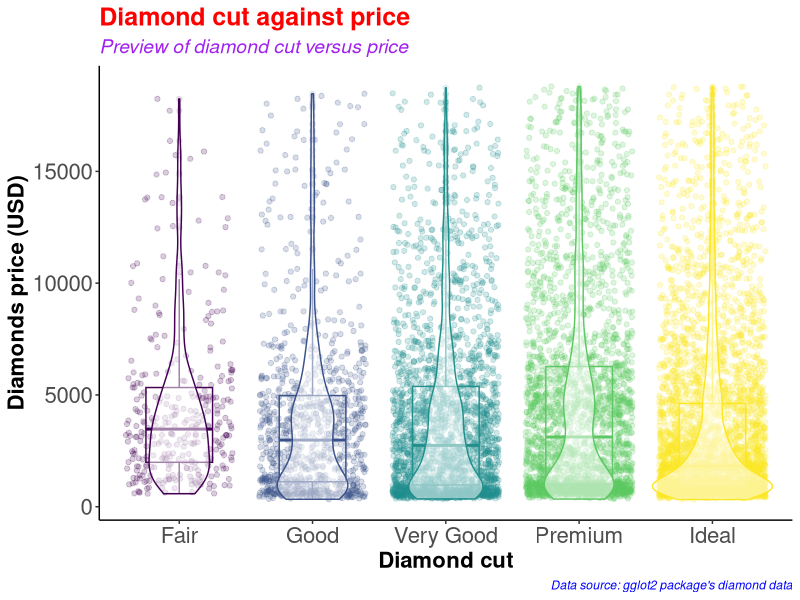
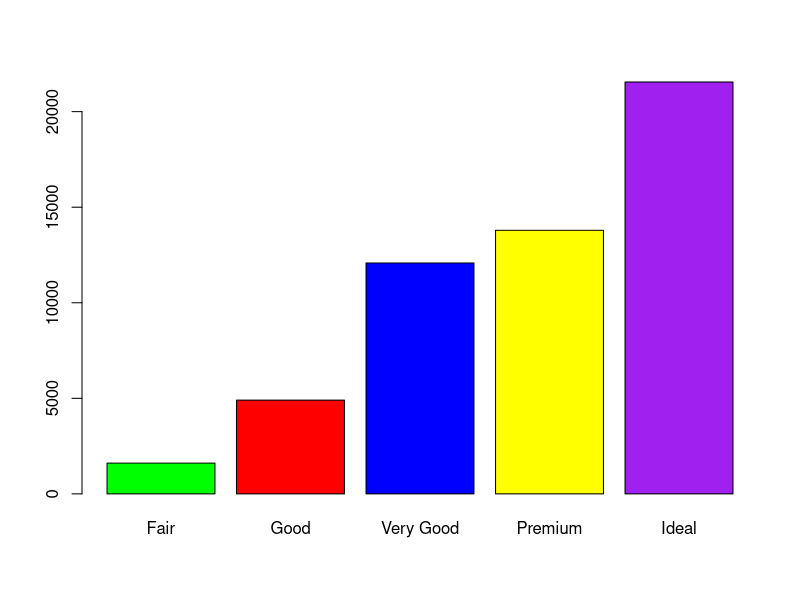
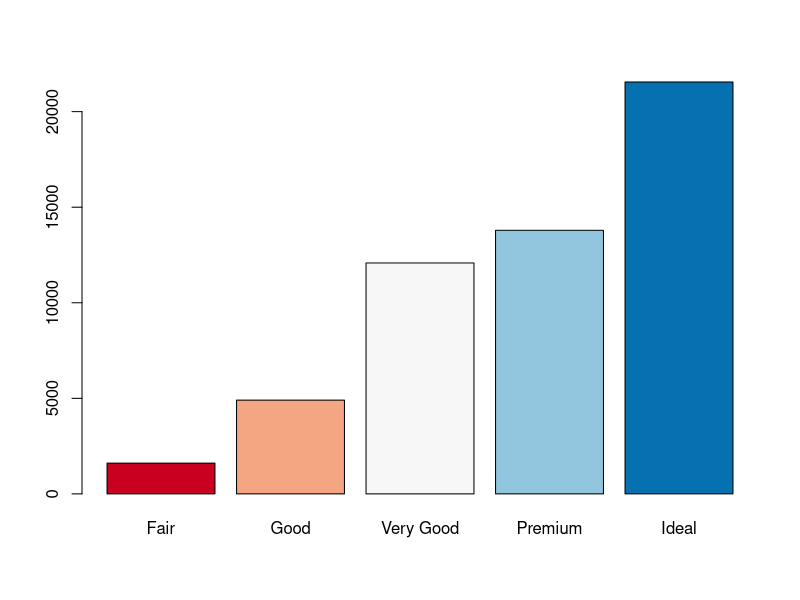
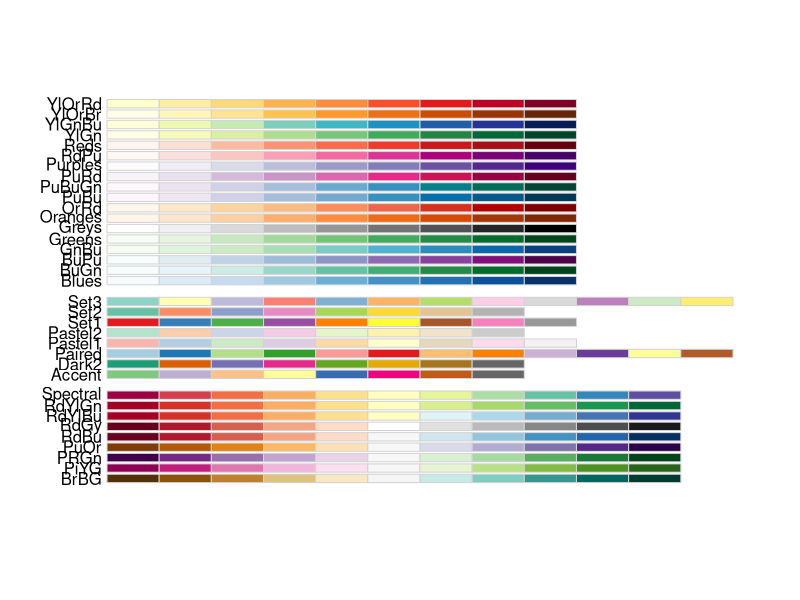
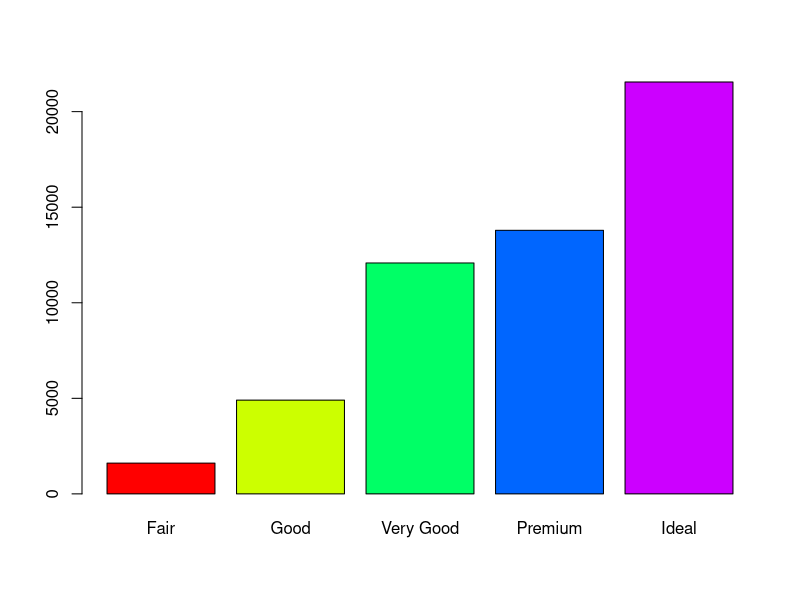
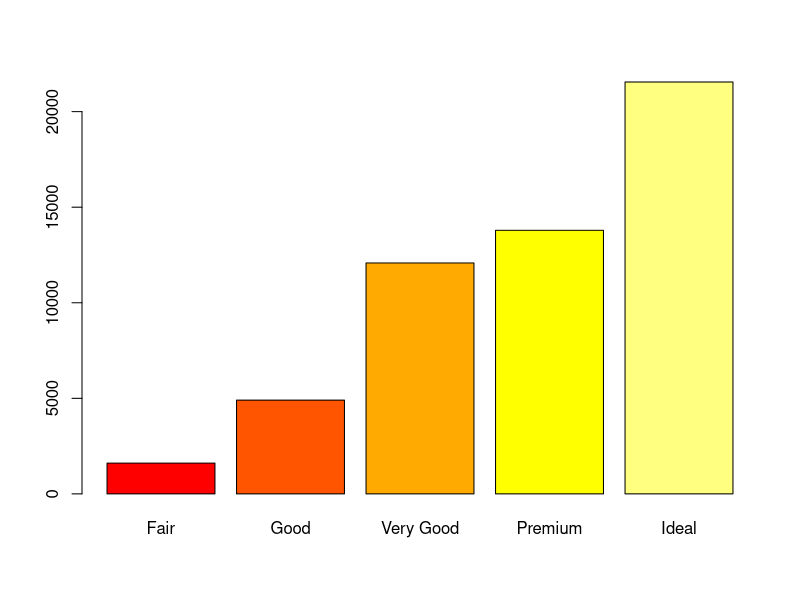
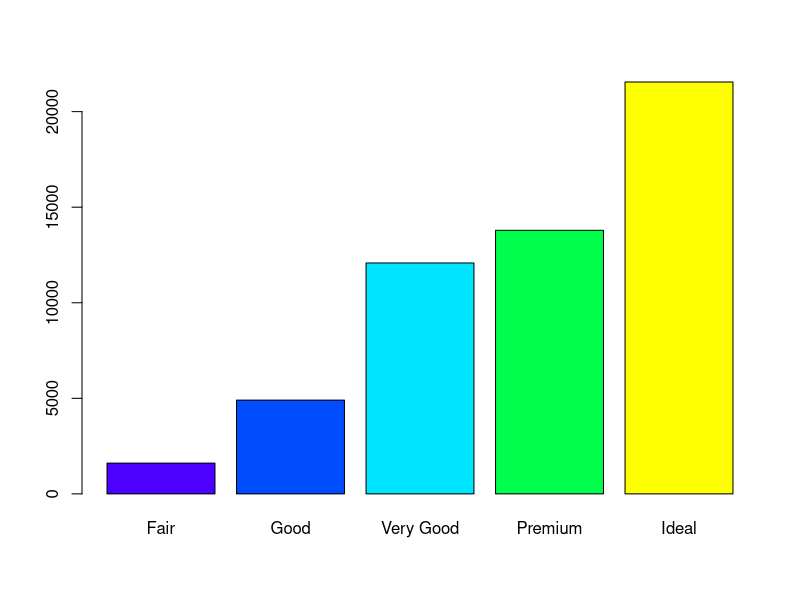
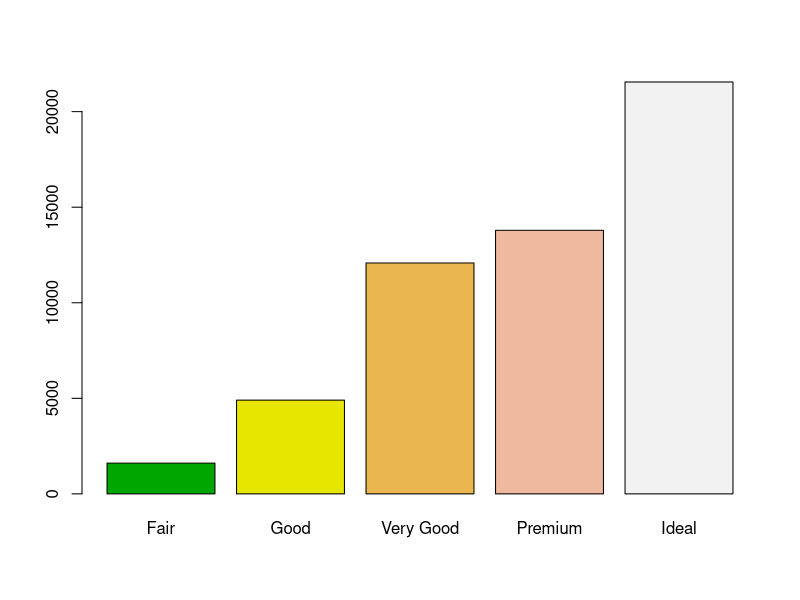

The R source for these figures, in order:
#########################################
# Name: Wyclife Agumba Oluoch           #   
# E-mail: wyclifeoluoch@gmail.com       #
# GitHub: https://github.com/Wycology   #
# Task: Boxplot and violin plots in one #
# Date: 4th Jan 2021                    #
# Last edited: 14th June 2021           #
#########################################

# Loading the necessary libraries for the project

library(tidyverse) # This is for data wrangling and plotting.
library(RColorBrewer) # This is for generating color pallets for the plots.

diamonds_df <- diamonds # Saving the diamonds data-set to a new object in R.

head(diamonds) # Checking the variables in the data-set for subsequent analyses
nrow(diamonds) # Checking for the number of rows in the data. 53940 observations
ncol(diamonds) # Checking the number of variables in the data-set. 10 variables

diamonds_df %>% # Picking the diamonds data, and then
  slice_sample(n = 0.2*(nrow(diamonds))) %>% # Picking a portion of the data-set
  ggplot(aes(x = cut, y = price, color = cut)) + # Adding the mapping variables
  geom_point(position = "jitter", alpha = 0.2) + # Adding jitter and alpha
  geom_boxplot(alpha = 0.1, width = 0.5) + # Modifying dimensions of the boxplot 
  geom_violin(alpha = 0.5) + # Adding violin plot on top of the box and jitter
  theme_classic() + # Adding my preferred theme for publication.
  theme(legend.position = "none") + # Removing the legend; it is on the x-axis
  labs(x = "Diamond cut", # Labels the x-axis.
       y = "Diamonds price (USD)", # Labeling the y-axis
       title = "Diamond cut against price", # Setting tibble of the plot
       subtitle = "Preview of diamond cut versus price", # Descriptive title beneath TITLE
       caption = "Data source: gglot2 package's diamond data") +
  theme(axis.text = element_text(size=16), # Size of labels on tick-marks
        axis.title = element_text(size=16,face="bold")) + # Size of axis labels
  theme(plot.title = element_text(color = 'red', size = 18, face = 'bold'),
        plot.subtitle = element_text(color = 'purple', size = 14, face = 'italic'),
        plot.caption = element_text(color = 'blue', face = 'italic'))

diamonds %>% # Picking the diamonds data, and then
  filter(cut == 'Very Good') %>% # Picking the very good cut 
  nrow() # counting the number of rows with very good cut

diamonds %>% 
  select(cut) %>% 
  table() %>% 
  barplot(col = c('green', 'red', 'blue', 'yellow', 'purple'))

# Instead of specifying the colors, we can simply use the color brewer panel 

diamonds %>% 
  select(cut) %>% 
  table() %>% 
  barplot(col = brewer.pal(n = 5, name = "RdBu"))
# To display more brewer colors options to use, run the following function:

display.brewer.all()

# Can also use rainbow colors

diamonds %>% 
  select(cut) %>% 
  table() %>% 
  barplot(col = rainbow(5))

# Can also use heat.colors
diamonds %>% 
  select(cut) %>% 
  table() %>% 
  barplot(col = heat.colors(5))

# Can also use topographic colors

diamonds %>% 
  select(cut) %>% 
  table() %>% 
  barplot(col = topo.colors(5))

# Can also use terrain colors for the plot
diamonds %>% 
  select(cut) %>% 
  table() %>% 
  barplot(col = terrain.colors(5))

# Can also use cm.colors
diamonds %>% 
  select(cut) %>% 
  table() %>% 
  barplot(col = cm.colors(5)) 

# That is awesome. Good for the day.
